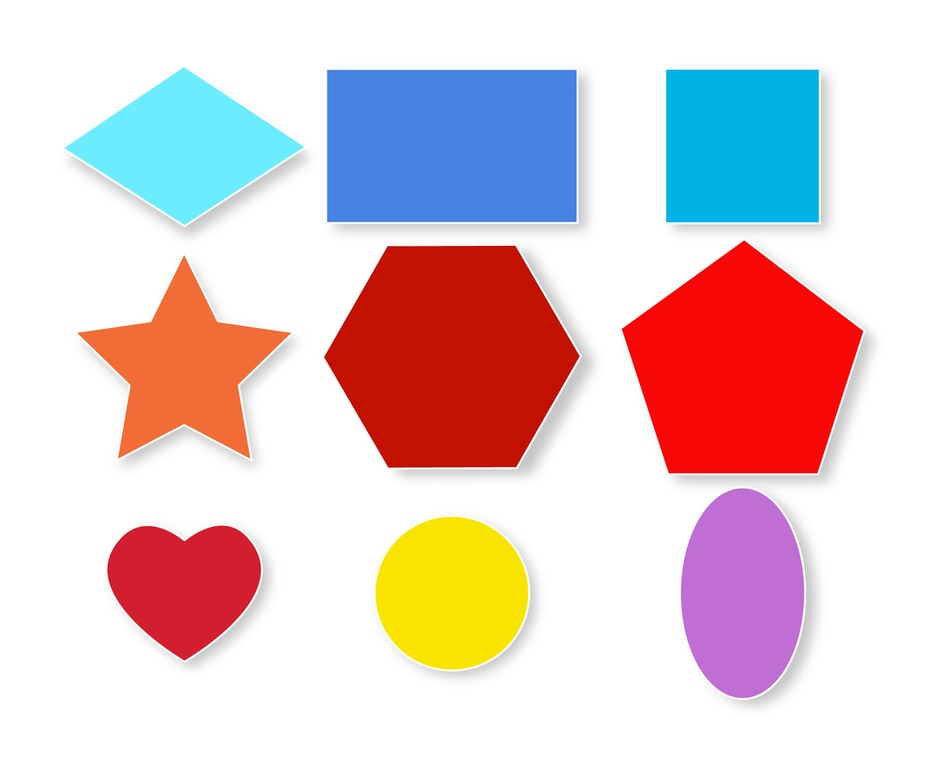
#> input picture shapes.jpg, 925 x 762 px, shrunk from 1136 x 936 before the run
$ python recognize_shapes.py
#> lines starting #> are read from the running program, lines starting #| are printed output that depends on the picture; after the words box and inside, x2 and y2 are one past the last pixel; in counts of white or black regions, pixels touching at a corner belong together
import cv2
import numpy as np

img = cv2.imread('shapes.jpg')
#> img is the input picture: shape (762, 925, 3); mean B, G, R 204.3, 202, 223.4
gray = cv2.cvtColor(img, cv2.COLOR_BGR2GRAY)
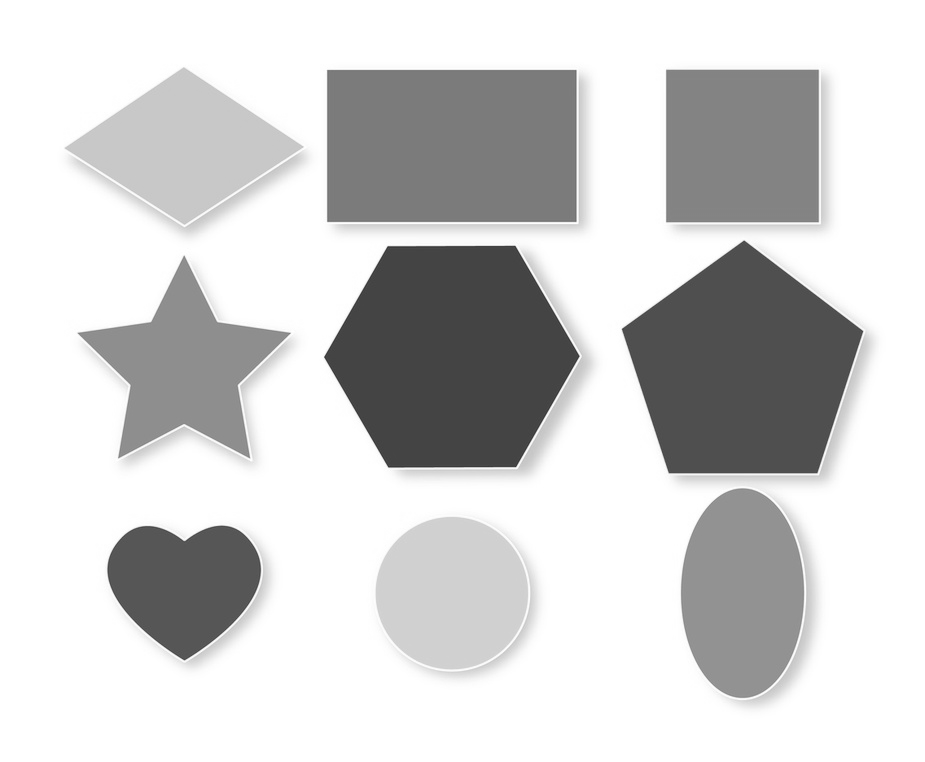
#> gray: shape (762, 925); min 51, max 255, mean 208.7
edges = cv2.Canny(gray, 50, 150, apertureSize=3)
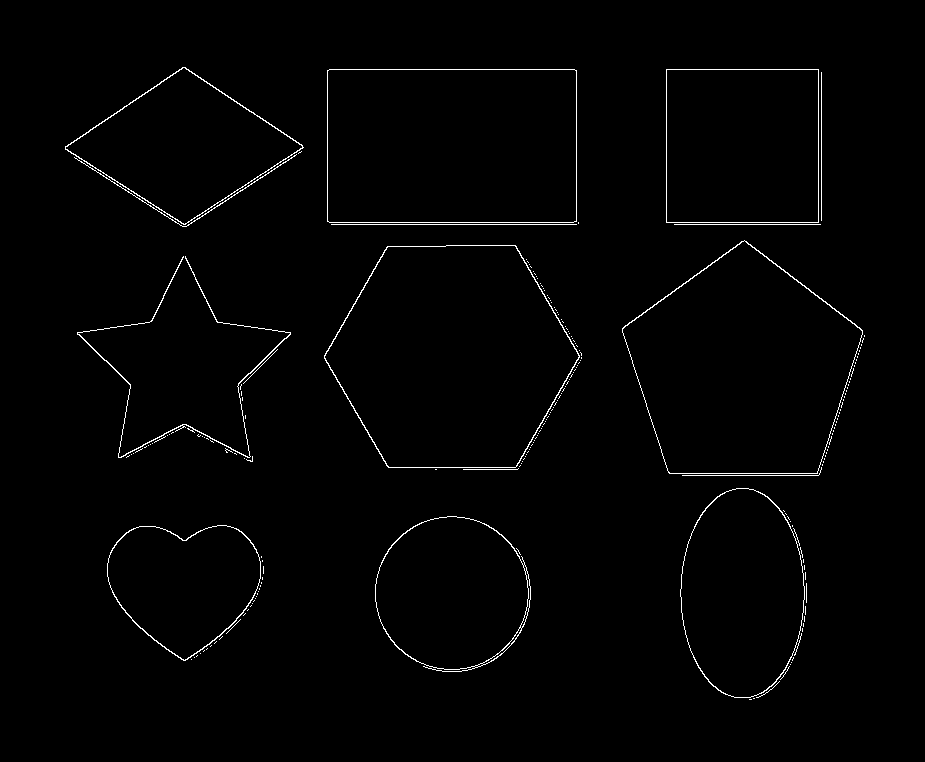
#> edges: shape (762, 925); 1.2% white in thin lines or dots, all inside (x1, y1, x2, y2) = (65, 67, 865, 700)

contours, hierarchy = cv2.findContours(edges, cv2.RETR_EXTERNAL, cv2.CHAIN_APPROX_SIMPLE)
#> contours = 206 contours, 196 with area under 20; largest, box (x1, y1, x2, y2) and area: (324, 245, 580, 468) 42586, (622, 240, 863, 474) 38904, (327, 69, 577, 223) 38090, (666, 69, 819, 223) 23256, (680, 488, 805, 698) 20325

for cnt in contours:
    perimeter = cv2.arcLength(cnt, True)
    approx = cv2.approxPolyDP(cnt, 0.04 * perimeter, True)
    num_vertices = len(approx)

    if num_vertices == 3:
        cv2.drawContours(img, [approx], 0, (0, 255, 0), 2)
        cv2.putText(img, "Triangle", tuple(approx[0][0]), cv2.FONT_HERSHEY_SIMPLEX, 0.5, (0, 255, 0), 2)

    elif num_vertices == 4:
        x, y, w, h = cv2.boundingRect(cnt)
        aspect_ratio = float(w) / h

        if 0.95 <= aspect_ratio <= 1.05:
            cv2.drawContours(img, [approx], 0, (0, 0, 255), 2)
            cv2.putText(img, "Square", tuple(approx[0][0]), cv2.FONT_HERSHEY_SIMPLEX, 0.5, (0, 0, 255), 2)
        else:
            cv2.drawContours(img, [approx], 0, (0, 255, 255), 2)
            cv2.putText(img, "Rectangle", tuple(approx[0][0]), cv2.FONT_HERSHEY_SIMPLEX, 0.5, (0, 255, 255), 2)

    else:
        cv2.drawContours(img, [approx], 0, (255, 0, 0), 2)
        cv2.putText(img, "Circle", tuple(approx[0][0]), cv2.FONT_HERSHEY_SIMPLEX, 0.5, (255, 0, 0), 2)
#> this loop made 206 passes
#> (perimeter, num_vertices, x, y, w, h, aspect_ratio) on passes 66, 71, 77, 81, 89: (23.07, 4, 246, 456, 7, 6, 1.17), (4.83, 4, 234, 453, 3, 2, 1.5), (26.38, 4, 225, 448, 8, 5, 1.6), (4.83, 4, 144, 446, 3, 2, 1.5), (4.83, 4, 206, 438, 3, 2, 1.5)
#> (perimeter, approx, num_vertices) on passes 1 to 6: (4, [[749, 699], [751, 699]], 2), (2, [[753, 698], [754, 698]], 2), (59.25, [[779, 681], [756, 697]], 2), (33.46, [[789, 666], [780, 679]], 2), (0, [[790, 664]], 1), (0, [[791, 662]], 1)
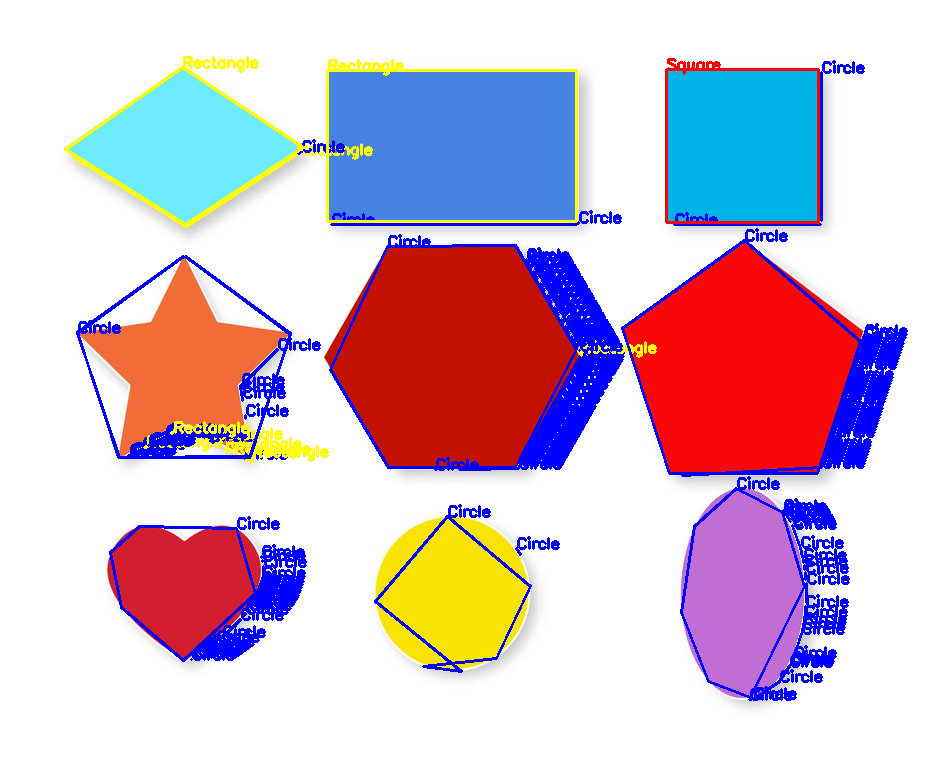
#> img: shape (762, 925, 3); 7.98% of pixels changed, all inside (x1, y1, x2, y2) = (64, 56, 908, 701)

cv2.imshow("Image", img)
cv2.waitKey(0)
cv2.destroyAllWindows()
